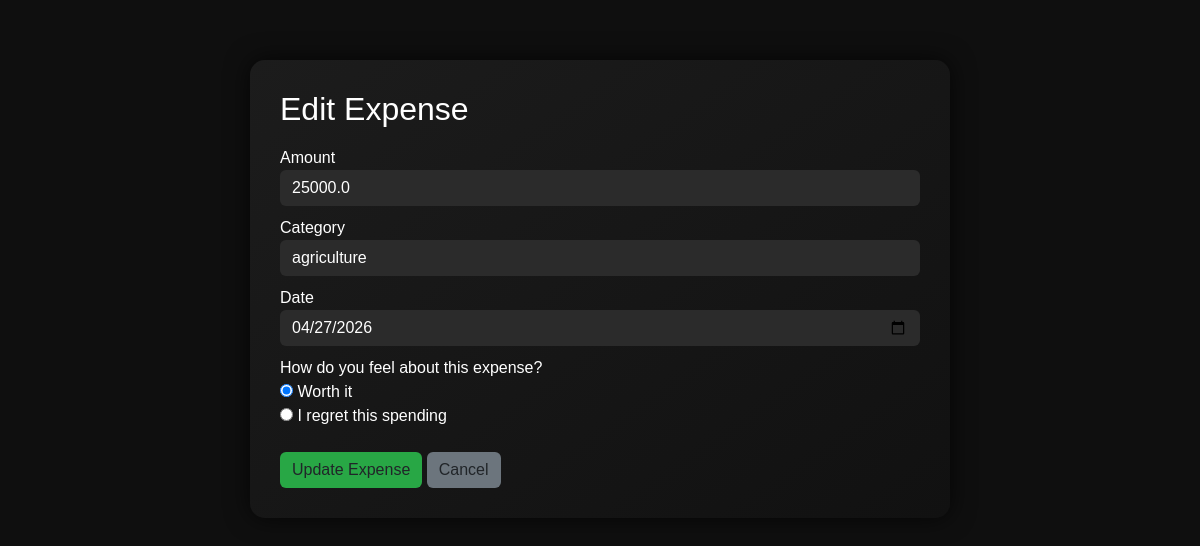
Screenshot of /expense/edit/1 (signed in) with the database file from the repository.
### models/expense.py (models this page shows)
class Expense(db.Model):
    id = db.Column(db.Integer, primary_key=True)
    user_id = db.Column(db.Integer, db.ForeignKey('user.id'), nullable=False)
    amount = db.Column(db.Float, nullable=False)
    category = db.Column(db.String(100), nullable=False)
    date_spent = db.Column(db.Date, nullable=False)
    regret = db.Column(db.Integer, nullable=True)

### routes/expense.py (the view, shortened to what this page needs)
@expense_blueprint.route('/edit/<int:expense_id>', methods=['GET', 'POST'])
@login_required
def edit_expense(expense_id):
    expense = Expense.query.get_or_404(expense_id)
    return render_template('edit_expense.html', expense=expense)

### app.py (called while the page is built)
@login_manager.user_loader
def load_user(user_id):
    return User.query.get(int(user_id))

### templates/edit_expense.html (shortened to what this page needs)
<!DOCTYPE html>
<html lang="en">
<head>
    <link href="https://cdn.jsdelivr.net/npm/bootstrap@5.3.0/dist/css/bootstrap.min.css" rel="stylesheet">
</head>
<body>
<div class="edit-card">
    <h2>Edit Expense</h2>
    <form method="POST">
        <label>Amount</label>
        <input type="number" name="amount" class="form-control"
               value="{{ expense.amount }}" required>
        <label>Category</label>
        <input type="text" name="category" class="form-control"
               value="{{ expense.category }}" required>
        <label>Date</label>
        <input type="date" name="date" class="form-control"
               value="{{ expense.date_spent.strftime('%Y-%m-%d') }}" required>
        <label>How do you feel about this expense?</label><br>
        <input type="radio" name="regret" value="0"
            {% if expense.regret == 0 %}checked{% endif %}>
        Worth it
        <br>
        <input type="radio" name="regret" value="1"
            {% if expense.regret == 1 %}checked{% endif %}>
        I regret this spending
        <br><br>
        <button type="submit" class="btn btn-update">Update Expense</button>
        <a href="{{ url_for('view_data.view_data') }}"
           class="btn btn-cancel">Cancel</a>
    </form>
</div>
</body>
</html>

### templates/edit_expense.html (style rules this page uses)
body { background-color: #0f0f0f; color: white; font-family: Arial, Helvetica, sans-serif; }
.edit-card { max-width: 700px; margin: 60px auto; padding: 30px; border-radius: 15px; background: linear-gradient(145deg, #1c1c1c, #111); box-shadow: 0 0 25px rgba(0,0,0,0.7); }
.form-control { background-color: #2b2b2b; border: none; color: white; }
.btn-update { background-color: #28a745; border: none; }
.btn-cancel { background-color: #6c757d; border: none; }
label { margin-top: 10px; }

### rows the page displays
Expense: amount "25000.0", category "agriculture", date "04/27/2026", regret "☑"
